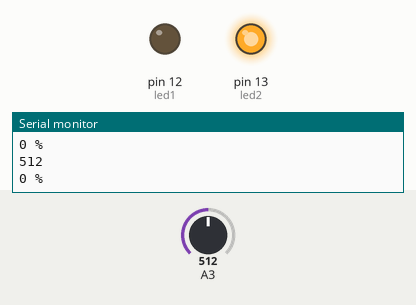
This sketch was run on a simulated Arduino Uno, built with avr-gcc and run on an emulated ATmega328P. On the bench: output pins drawn as LEDs (lit = HIGH), the last lines printed to the serial monitor. The inputs (shaded band) are chosen by the test bench; at power-on: A3 = 512.

Above: at 1.8 s.
1.9 s: A3 set to 321
4.5 s: A3 set to 294
At 6.1 s:
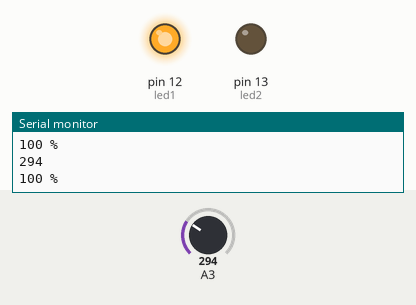
6.5 s: A3 set to 486
8.2 s: A3 set to 506
At 10.2 s:
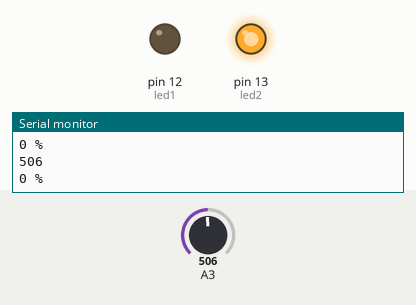
10.5 s: A3 set to 306
At 12.0 s:
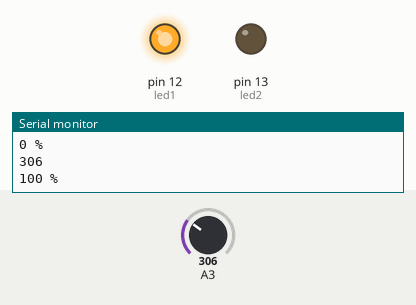
Timing chart, 0 to 13.5 s (numbered marks = the images above; inputs shaded):
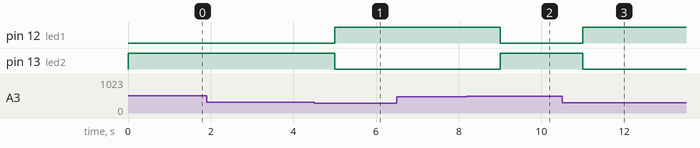

The sketch:

Capacitive_Soil_Sensor.ino
```cpp
#define led1 12
#define led2 13

const int AirValue = 620;
const int WaterValue = 310;
int soilMoistureValue = 0;
int soilmoisturepercent = 0;

void setup() {

  Serial.begin(9600);
  pinMode(led1, OUTPUT);
  pinMode(led2, OUTPUT);
}

void loop() {

  soilMoistureValue = analogRead(A3);
  Serial.println(soilMoistureValue);
  soilmoisturepercent = map(soilMoistureValue, AirValue, WaterValue, 0, 100);
  if (soilmoisturepercent >= 100) {
    Serial.println("100 %");
    digitalWrite(led1, HIGH);
    digitalWrite(led2, LOW);
  } else if (soilmoisturepercent <= 40) {
    Serial.println("0 %");
    digitalWrite(led2, HIGH);
    digitalWrite(led1, LOW);
  } else if (soilmoisturepercent > 0 && soilmoisturepercent < 100) {
    Serial.print(soilmoisturepercent);
    Serial.println("%");
  }
  delay(1000);
}
```

Measured:
- the behaviour switches between 311 and 310 on A3 (found by bisection; images 0 and 1)
- the behaviour switches between 492 and 493 on A3 (found by bisection; images 1 and 2)
- after the input at 4.5 s, pin 12 (led1): LOW → HIGH after 0.50 s; pin 13 (led2): HIGH → LOW after 0.50 s
- after the input at 8.2 s, pin 12 (led1): HIGH → LOW after 0.80 s; pin 13 (led2): LOW → HIGH after 0.80 s
- after the input at 10.5 s, pin 12 (led1): LOW → HIGH after 0.51 s; pin 13 (led2): HIGH → LOW after 0.51 s
